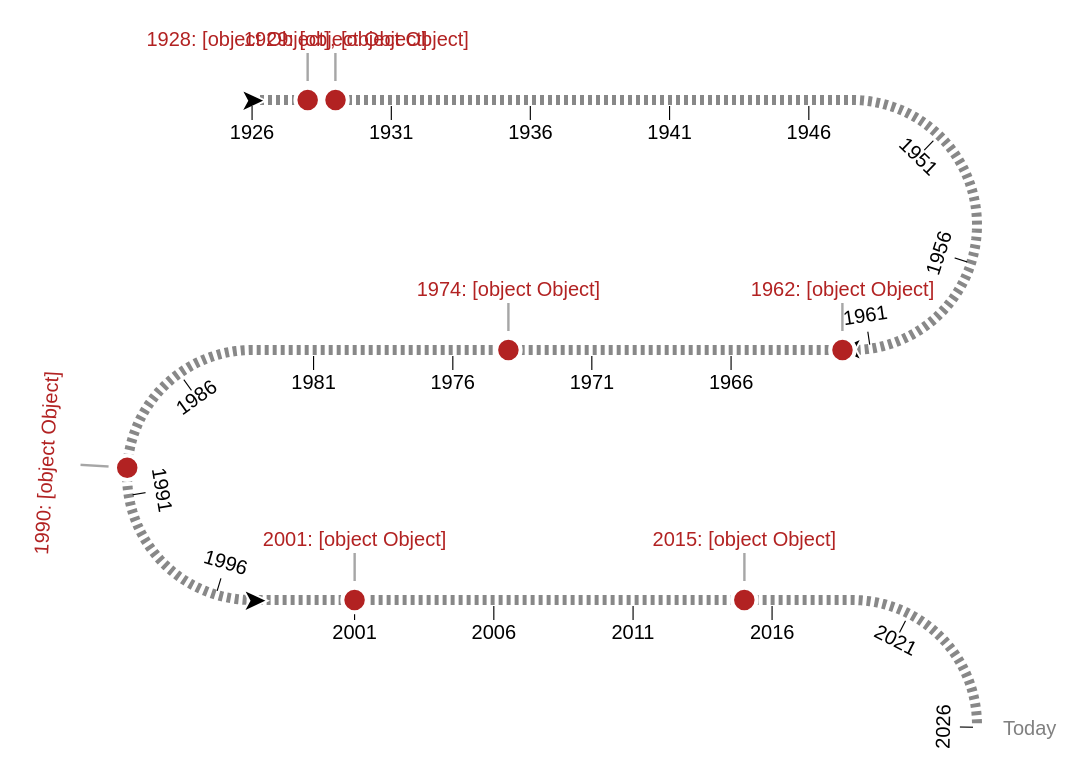

Write the Vega-Lite specification saved for this chart.
### Vega specification from a JSON file in a GitHub repository (floating-point values rounded to 4 significant figures)
{"$schema": "https://vega.github.io/schema/vega/v5.json", "description": "a serpentine timeline. The serpentine shape can be an option for instances where an oblong canvas is not ideal. The shape can be customized using many of the signals below. Input bindings have been included for demonstration purposes", "padding": 15, "width": 300, "signals": [{"name": "width", "init": "width", "bind": {"name": "straight width", "input": "range", "min": 0, "max": 2000, "step": 1}, "on": [{"events": [{"signal": "annotations"}], "update": "width+1"}, {"events": [{"signal": "annotations"}], "update": "width-1"}, {"events": [{"signal": "mO"}], "update": "width+1"}, {"events": [{"signal": "mO"}], "update": "width-1"}, {"events": [{"signal": "tLO"}], "update": "width+1"}, {"events": [{"signal": "tLO"}], "update": "width-1"}, {"events": [{"signal": "sN"}], "update": "width+1"}, {"events": [{"signal": "sN"}], "update": "width-1"}, {"events": [{"signal": "mO"}], "update": "height+1"}, {"events": [{"signal": "mO"}], "update": "height-1"}, {"events": [{"signal": "tLO"}], "update": "height+1"}, {"events": [{"signal": "tLO"}], "update": "height-1"}]}, {"name": "sH", "description": "serpentine: diameter of arcs", "value": 125, "bind": {"name": "arc diameter", "input": "range", "min": 25, "max": 400, "step": 1}}, {"name": "labelsOnHover", "description": "milestone: show labels on hover only", "value": false, "bind": {"name": "hover labels", "input": "checkbox"}}, {"name": "sN", "description": "serpentine: number of arcs", "value": 2.2, "bind": {"name": "# of arcs", "input": "range", "min": 0, "max": 20, "step": 0.01}}, {"name": "tC", "description": "ticks: number of axis ticks to display on the timeline", "value": 21, "bind": {"name": "tick count", "input": "range", "min": 0, "max": 100, "step": 1}}, {"name": "tLO", "description": "ticks: the offset for the tick labels", "value": 8}, {"name": "mO", "description": "milestone: the offset for the milestone markers", "value": 35, "bind": {"name": "milestone offset", "input": "range", "min": 0, "max": 50, "step": 0.5}}, {"name": "sR0P", "description": "serpentine: percentage of width of canvas for the start of the timeline", "value": 0, "bind": {"name": "timeline x0 %", "input": "range", "min": 0, "max": 1, "step": 0.01}}, {"name": "sLP", "description": "serpentine: percentage of total length of canvas for the end of the timeline", "value": 1, "bind": {"name": "timeline len %", "input": "range", "min": 0, "max": 1, "step": 0.01}}, {"name": "annotationStart", "value": "", "bind": {"name": "start annotation", "input": "text"}}, {"name": "annotationEnd", "value": "Today", "bind": {"name": "end annotation", "input": "text"}}, {"name": "includeArrows", "value": true, "bind": {"name": "include arrows", "input": "checkbox"}}, {"name": "sT", "description": "serpentine: thicknes of the line", "value": 5, "bind": {"name": "line thickness", "input": "range", "min": 1, "max": 10, "step": 0.5}}, {"name": "domain", "init": "[year(now())-100, year(now())]", "description": "serpentine: manually set the domain extent for the timeline, otherwise set to null to have the domain calculated for you"}, {"name": "sRange", "description": "serpentine: range for the serpentine scale", "update": "[sR0P*width,sL*sLP]"}, {"name": "annotations", "description": "serpentine: annotations that appear at the start and end of the timeline", "update": "{start: (isValid(annotationStart) ? annotationStart : ''), end: (isValid(annotationEnd) ? annotationEnd : '')}"}, {"name": "sD", "update": "[2, 2]", "description": "serpentine: dash array for the serpentine line"}, {"name": "reverse", "description": "serpentine: boolean to indicate whether the scale for the timeline should be reversed", "value": false}, {"name": "sPct", "description": "serpentine: percentage of width for the straight portions of the timeline", "value": 1, "update": "sPct < 0.25 ? 0 : sPct < 0.75 ? 0.5 : 1"}, {"name": "sW", "description": "serpentine: horizontal length of straight segments", "update": "sPct*width"}, {"name": "sL", "description": "serpentine: total length of line", "update": "(sN+1)*sW+(sN)*sH*PI/2"}, {"name": "sA", "description": "serpentine: length of an arc segment", "update": "(sH*PI/2)"}, {"name": "sWsA", "description": "serpentine: length of a line + arc segment", "update": "(sW + sH*PI/2)"}, {"name": "sDomain", "description": "serpentine: domain for the serpentine scale", "init": "domain ? domain : [+extent(pluck(data('dataset'), 'domain'))[0], +extent(pluck(data('dataset'), 'domain'))[1]]"}, {"name": "hoverFocus", "value": 0, "on": [{"events": {"type": "mouseover"}, "update": "isValid(datum) && isValid(isValid(datum['domain'])) ? datum : null"}, {"events": {"type": "mouseout"}, "update": "null"}]}, {"name": "height", "description": "calculated height", "update": "extent(pluck(data('serpentine'), 'y'))[1]"}], "scales": [{"name": "sS1", "type": "linear", "zero": false, "reverse": {"signal": "reverse"}, "domain": {"signal": "sDomain"}, "range": {"signal": "sRange"}}, {"name": "footerY", "type": "band", "domain": {"data": "footer", "field": "id"}, "range": [{"signal": "height+60"}, {"signal": "height+60+length(data('footer'))*11"}]}], "marks": [{"name": "axis_group", "description": "group containing all the axis marks - annotations, domain, arrow indicators, tick lines, tick labels on straightaways, tick labels on arcs", "type": "group", "marks": [{"name": "annotations", "description": "Text marks that appear at the start and end of the timeline. Configured using the 'annotations' signal", "from": {"data": "domain_extent"}, "on": [{"trigger": "annotations", "modify": "annotations"}], "type": "text", "interactive": false, "encode": {"update": {"x": {"field": "x"}, "y": {"field": "y"}, "text": {"signal": "datum['category'] === 'start' ? annotations['start'] : annotations['end']"}, "fontSize": {"value": 10}, "baseline": {"value": "middle"}, "align": {"field": "align"}, "angle": {"field": "angle"}, "dx": {"field": "dx"}, "dy": {"signal": "1"}, "fill": {"value": "gray"}}}}, {"name": "serpentine_line", "description": "The serpentine-shaped line that acts as the axis domain line", "type": "line", "from": {"data": "serpentine"}, "interactive": false, "encode": {"update": {"x": {"field": "x"}, "y": {"field": "y"}, "strokeDash": {"signal": "sD"}, "stroke": {"value": "#888"}, "strokeWidth": {"signal": "sT"}}}}, {"name": "arrow_marks", "description": "The arrows to indicate direction that appear at the beginning and end of each arc+straightaway combonation", "type": "text", "from": {"data": "segment_ends"}, "interactive": false, "encode": {"update": {"x": {"field": "x"}, "y": {"field": "y"}, "dy": {"value": 1}, "text": {"value": "➤"}, "fontSize": {"signal": "18"}, "fill": {"value": "#000"}, "stroke": {"value": "#fff"}, "strokeWidth": {"value": 1}, "angle": {"signal": "datum['direction'] === '→' ? 0 : 180"}, "align": {"value": "center"}, "baseline": {"value": "middle"}}}}, {"name": "tick_marks", "description": "The line (text mark) designated to each tick", "from": {"data": "ticks"}, "type": "text", "interactive": false, "encode": {"update": {"x": {"field": "x"}, "y": {"field": "y"}, "dy": {"signal": "2.5*( datum['type'] === 'straight' ? 1 : datum['side'] === 'right' ? (round(datum['alpha']*(180/PI)) >= 90 ? -1 : 4) : (round(datum['alpha']*(180/PI)) > 89 ? -1 : 4))"}, "text": {"signal": "'|'"}, "fontSize": {"signal": "7"}, "fill": {"value": "#000"}, "angle": {"field": "labelAngle"}, "align": {"value": "center"}, "baseline": {"signal": "datum['type'] === 'straight' ? 'top' : 'bottom'"}}}}, {"name": "tick_labels_straight", "description": "The straightaway tick labels", "from": {"data": "ticks"}, "type": "text", "interactive": false, "encode": {"update": {"x": {"field": "x"}, "y": {"field": "y"}, "dy": {"field": "dy"}, "text": {"field": "domain"}, "fontSize": {"signal": "10"}, "fill": {"value": "#000"}, "align": {"value": "center"}, "angle": {"field": "labelAngle"}, "baseline": {"signal": "datum['type'] === 'straight' ? 'top' : 'bottom'"}}}}]}, {"name": "milestone_connecting_lines", "description": "The milestone lines that connect the markers to labels", "from": {"data": "milestones"}, "type": "text", "interactive": false, "encode": {"update": {"text": {"signal": "'|'"}, "x": {"field": "x"}, "y": {"field": "y"}, "fontSize": {"value": 15}, "fontWeight": {"value": 100}, "dy": {"signal": "datum['type'] === 'arc' && (round(datum['alpha']*(180/PI)) > 89) ? 0.35 * (mO+3.5) : datum['dy']/2"}, "align": {"value": "center"}, "baseline": {"value": "middle"}, "angle": {"field": "labelAngle"}, "fillOpacity": {"value": 0.35}, "opacity": {"signal": "isValid(hoverFocus) && datum['label'] === hoverFocus['label'] ? 1 : labelsOnHover ? 0 : 1"}}}}, {"name": "milestone_markers", "description": "The milestone timeline markers", "from": {"data": "milestones"}, "type": "symbol", "interactive": true, "encode": {"update": {"x": {"field": "x"}, "y": {"field": "y"}, "size": {"signal": "labelsOnHover && isValid(hoverFocus) && datum['label'] === hoverFocus['label'] ? 200 : 150"}, "fill": {"signal": "labelsOnHover ? isValid(hoverFocus) && datum['label'] === hoverFocus['label'] ? 'firebrick' : '#e4b3b4' : 'firebrick'"}, "stroke": {"signal": "labelsOnHover ? isValid(hoverFocus) && datum['label'] === hoverFocus['label'] ? '#fff' : 'firebrick' : '#fff'"}, "strokeWidth": {"signal": "labelsOnHover ? 1 : 2"}, "cursor": {"signal": "labelsOnHover ? 'pointer' : 'default'"}}}}, {"name": "milestone_label_backgrounds", "description": "The white backgrounds for milestone labels", "from": {"data": "milestones"}, "type": "text", "interactive": false, "encode": {"update": {"x": {"field": "x"}, "y": {"field": "y"}, "dy": {"field": "dy"}, "text": {"signal": "datum['domain'] + ' - ' + datum['label']"}, "fontSize": {"signal": "10"}, "fill": {"value": "#fff"}, "stroke": {"value": "#fff"}, "strokeWidth": {"value": 7}, "angle": {"field": "labelAngle"}, "align": {"value": "center"}, "baseline": {"signal": "datum['type'] === 'straight' ? 'top' : 'bottom'"}, "opacity": {"signal": "isValid(hoverFocus) && datum['label'] === hoverFocus['label'] ? 1 : labelsOnHover ? 0 : 1"}}}}, {"name": "milestone_labels", "description": "The milestone labels", "from": {"data": "milestones", "transform": [{"type": "aggregate", "groupby": ["domain", "x", "y", "dy", "labelAngle", "type"], "fields": ["label"], "ops": ["values"], "as": ["labels"]}]}, "type": "text", "interactive": false, "encode": {"update": {"x": {"field": "x"}, "y": {"field": "y"}, "dy": {"field": "dy"}, "text": {"signal": "datum['domain'] + ': ' + join(datum['labels'], ', ')"}, "fontSize": {"signal": "10"}, "fill": {"value": "firebrick"}, "angle": {"field": "labelAngle"}, "align": {"value": "center"}, "baseline": {"signal": "datum['type'] === 'straight' ? 'top' : 'bottom'"}, "opacity": {"signal": "isValid(hoverFocus) && hoverFocus['domain'] === datum['domain'] ? 1 : labelsOnHover ? 0 : 1"}}}}], "data": [{"name": "dataset", "values": [{"domain": 1928, "label": "Major Event A"}, {"domain": 1928, "label": "Major Event B"}, {"domain": 1929, "label": "Major Event C"}, {"domain": 1962, "label": "Major Event D"}, {"domain": 1974, "label": "Major Event E"}, {"domain": 1990, "label": "Major Event F"}, {"domain": 2001, "label": "Major Event G"}, {"domain": 2015, "label": "Major Event H"}]}, {"name": "serpentineDomain", "values": [{}], "transform": [{"type": "formula", "expr": "sequence(sDomain[0],sDomain[1], 0.1 )", "as": "domain"}, {"type": "flatten", "fields": ["domain"]}]}, {"name": "milestoneDomain", "source": "dataset", "transform": [{"type": "project", "fields": ["domain"]}]}, {"name": "tickDomain", "values": [{}], "transform": [{"type": "formula", "expr": "sequence(1,tC+1, 1)", "as": "id"}, {"type": "flatten", "fields": ["id"]}, {"type": "formula", "expr": "datum['id'] === 1 ? sDomain[0] : datum['id'] === tC ? sDomain[1] : null", "as": "domain"}, {"type": "formula", "expr": "round(isValid(datum['domain']) ? datum['domain'] : (sDomain[0] + (sDomain[1]-sDomain[0])*((datum['id']-1)/(tC-1))))", "as": "domain"}, {"type": "project", "fields": ["domain"]}]}, {"name": "componentEncodings", "values": [{"category": "start"}, {"category": "serpentine"}, {"category": "milestone"}, {"category": "tick"}, {"category": "end"}], "transform": [{"type": "formula", "expr": "now()", "as": "timestamp"}, {"type": "formula", "expr": "datum['category'] === 'start' ? [sDomain[reverse ? 1 : 0]] : datum['category'] === 'serpentine' ? pluck(data('serpentineDomain'), 'domain') : datum['category'] === 'milestone' ? pluck(data('dataset'), 'domain') : datum['category']==='tick' ? pluck(data('tickDomain'), 'domain') : datum['category'] === 'end' ? [sDomain[reverse ? 0 : 1]] : null", "as": "domain"}, {"type": "flatten", "fields": ["domain"]}, {"type": "formula", "expr": "+datum['domain']", "as": "domain"}, {"type": "window", "ops": ["row_number"], "sort": {"field": "domain"}, "groupby": ["category"], "as": ["id"]}, {"type": "formula", "expr": "scale('sS1', datum['domain'])", "as": "sK"}, {"type": "formula", "expr": "floor(datum['sK'] / (sW + sH*PI/2))", "as": "i"}, {"type": "formula", "expr": "datum['sK'] % (sW + sH*PI/2)", "as": "r"}, {"type": "formula", "expr": "(datum['r'] - sW)/(sH/2)", "as": "alpha"}, {"type": "formula", "expr": "(((datum['i']+1)*sWsA)-sA) >= datum['sK'] ? 'straight' : 'arc'", "as": "type"}, {"type": "formula", "expr": "(datum['i']%2 == 0) ? min(datum['r'],sW) : max(sW-datum['r'], 0)", "as": "xStraight"}, {"type": "formula", "expr": "datum['type'] === 'straight' ? datum['xStraight'] : datum['xStraight'] + (datum['i']%2 == 0 ? sin(datum['alpha'])*sH/2 : -sin(datum['alpha'])*sH/2)", "as": "x"}, {"type": "formula", "expr": "datum['type'] === 'straight' ? datum['i']*sH : (datum['i']*sH) + (1 - cos(datum['alpha']))*sH/2", "as": "y"}, {"type": "formula", "expr": "datum['type'] === 'straight' ? null : datum['i']%2===0?'right':'left'", "as": "side"}, {"type": "formula", "expr": "datum['type'] === 'straight' ? null : datum['alpha']<PI/2?'top':'bottom'", "as": "hemisphere"}, {"type": "formula", "expr": "datum['type'] === 'straight' ? 0 : (datum['side'] === 'left' ? -1 : 1) *datum['alpha']*(180/PI)+(datum['alpha'] < PI/2 ? 0 : 180)", "as": "labelAngle"}, {"type": "formula", "expr": "datum['i']%2===0 ?'→':'←'", "as": "direction"}, {"type": "formula", "expr": "datum['type'] === 'straight' ? datum['direction'] : datum['side'] === 'left' ? datum['hemisphere'] === 'top'? '←' : '→' :  datum['hemisphere'] === 'top'? '→' : '←'", "as": "direction"}]}, {"name": "serpentine", "source": "componentEncodings", "transform": [{"type": "filter", "expr": "datum['category'] === 'serpentine'"}]}, {"name": "ticks", "source": "componentEncodings", "transform": [{"type": "filter", "expr": "datum['category'] === 'tick'"}, {"type": "formula", "expr": "!isValid(datum['side']) ? (tLO+3.5) : datum['side'] === 'right' ? (round(datum['alpha']*(180/PI)) >= 90 ? -1 : 1.75) * (tLO+3.5) : (round(datum['alpha']*(180/PI)) > 89 ? -1 : 1.75) * (tLO+3.5)", "as": "dy"}]}, {"name": "domain_extent", "source": "componentEncodings", "transform": [{"type": "filter", "expr": "datum['category'] === 'start' || datum['category'] === 'end'"}, {"type": "formula", "expr": "datum['category'] === 'start' ? 'right' : datum['direction'] === '←' && datum['type'] === 'straight' ? 'right' : datum['side'] === 'left' ? 'right' : 'left'", "as": "align"}, {"type": "formula", "expr": "datum['category'] === 'start' ? -tLO-5 :  datum['direction'] === '←'  && datum['type'] === 'straight' ? -tLO-5 : datum['side'] === 'left' ? -tLO-5 : tLO+5", "as": "dx"}]}, {"name": "segment_ends", "source": "componentEncodings", "transform": [{"type": "filter", "expr": "includeArrows && datum['category'] === 'serpentine'"}, {"type": "joinaggregate", "fields": ["id", "id"], "ops": ["min", "max"], "groupby": ["i"], "as": ["minId", "maxId"]}, {"type": "filter", "expr": "datum['id'] === (reverse ? datum['maxId'] : datum['minId'])"}]}, {"name": "footer", "values": [{"id": 1, "text": ["Data Source:", "https://ourworldindata.org/mass-extinctions"], "href": "https://ourworldindata.org/mass-extinctions"}, {"id": 2, "text": ["Icons:", "https://fontawesome.com/"], "href": "https://fontawesome.com/"}, {"id": 3, "text": ["Data Viz By:", "Madison Giammaria"], "href": "https://www.linkedin.com/in/madison-giammaria-58463b33"}]}, {"name": "milestones", "source": "componentEncodings", "transform": [{"type": "filter", "expr": "datum['category'] === 'milestone'"}, {"type": "lookup", "key": "domain", "from": "dataset", "fields": ["domain"], "values": ["label", "color"]}, {"type": "aggregate", "groupby": ["domain", "x", "y", "dy", "labelAngle", "type"], "fields": ["label"], "ops": ["values"], "as": ["labels"]}, {"type": "formula", "expr": "!isValid(datum['side']) ? -(mO) : datum['side'] === 'right' ? (round(datum['alpha']*(180/PI)) >= 90 ? 1 : -0.5) * (mO+3.5) : (round(datum['alpha']*(180/PI)) > 89 ? 1 : -0.5) * (mO+3.5)", "as": "dy"}, {"type": "formula", "expr": "(isValid(hoverFocus) && hoverFocus['domain']===datum['domain']) ? 1 : 0.4", "as": "fillOpacity"}]}]}
